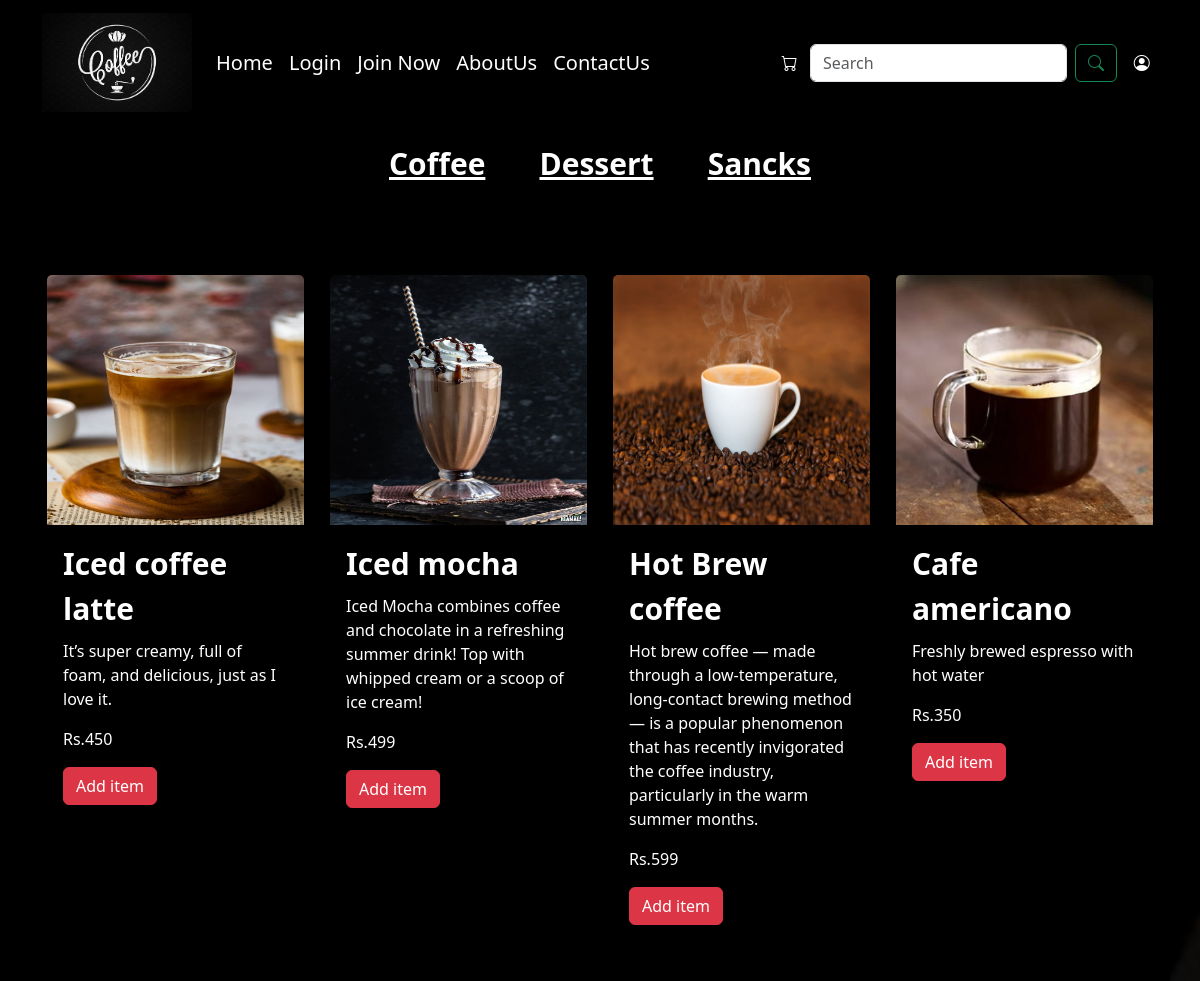
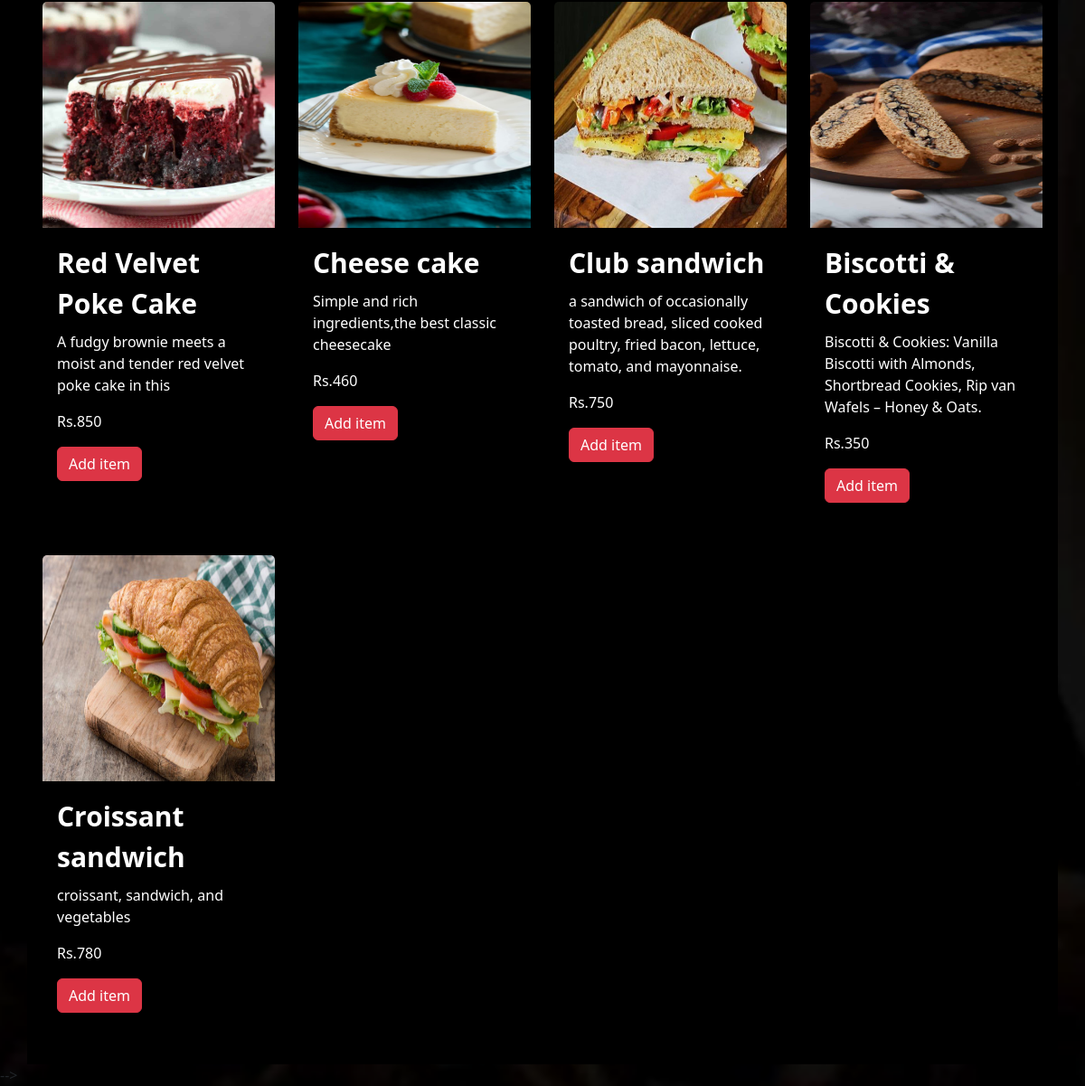
The app's page /index/ with its own data (2 pictures, top to bottom).
### coffeeapp/models.py (models this page shows)
class Coffee(models.Model):
    coffee_id = models.IntegerField(primary_key=True)
    coffee_name = models.CharField(max_length=55)
    type = (("Coffee", "Coffee"), ("Dessert", "Dessert"), ("Sancks", "Sancks"))
    category = models.CharField(max_length=100, choices=type, default="")
    desc = models.TextField(max_length=255)
    price = models.IntegerField()
    image = models.ImageField(upload_to="pics")
    objects = models.Manager()
    prod = CustomManager()

### coffeeapp/views.py (the view)
# urls.py: path("index/", views.index, name="index"),
def index(req):
    username = req.user.username
    allproducts = Coffee.objects.all()
    context = {"allproducts": allproducts, "username": username}
    return render(req, "index.html", context)

### templates/index.html (shortened to what this page needs)
{% load static %}
{% include 'header.html' %}
<div class="container">
<div class="row">
    <div class=" p-3" style="text-align: center; background-color: black;">
        <a href="{% url 'coffeelistview' %}" class="anchor text-white" style="font-size: 30PX;"><strong>Coffee</strong></a>
        <a href="{% url 'dessertlistview' %}" class="anchor text-white" style="font-size: 30PX;"><strong>Dessert</strong></a>
        <a href="{% url 'sanckslistview' %}" class="anchor text-white" style="font-size: 30PX;"><strong>Sancks</strong></a></p>
       </div>
    <div class="col-md-12 mt-4  p-3" style="background-color: black;">
        <div class="row" style="background-color: black;">
            {% for item in allproducts %}
            <div class="col-md-3 mb-4" style="background-color: black;">
                <div class="card h-100" style="background-color: black;">
                    <div class="col-12 mt-3" >
                        <img src="{{item.image.url}}" class="card-img-top" alt="{{item.coffe_name}}" width="250px" height="250px">
                    </div>
                    <div class="card-body" style="background-color: black;">
                        <p class="card-title text-white" style="font-size: 30px;"><b>{{item.coffee_name}}</b></p>
                        <p class="card-text text-white">{{item.desc}}</p>
                        <p class="card-text text-white" style="font-size: 25;"> Rs.{{item.price}}</p>
                        <div class="row">
                            <div class="col-md-6">
                                <a href="/add_to_cart/{{item.coffee_id}}" class="btn btn-danger">Add item</a>
                            </div>
                        </div>
                    </div>
                </div>
            </div>
            {% endfor %}
        </div>
    </div>
</div>
{% include 'footer.html' %}
</div> -->

### templates/header.html (shortened to what this page needs)
{% load static %}
<!doctype html>
<html lang="en">
  <head>
    <link href="https://cdn.jsdelivr.net/npm/bootstrap@5.3.2/dist/css/bootstrap.min.css" rel="stylesheet">
    <link rel="stylesheet" href="https://cdn.jsdelivr.net/npm/bootstrap-icons@1.11.2/font/bootstrap-icons.min.css">
  </head>
  <body style="background-image: url('{% static './images/back.png' %}'); background-repeat: no-repeat; background-size: 4000px;">
    <div class="container">
        <div class="row ">
            <nav class="navbar navbar-expand-lg ">
                <div class="container-fluid">
                  <a class="navbar-brand" href="#"><img src="{% static './images/logoo.png' %}" alt="coffee img" width="150px"></a>
                  <div class="collapse navbar-collapse" id="navbarSupportedContent">
                    <ul class="navbar-nav me-auto mb-lg-0">
                      <li class="nav-item">
                        <a class="nav-link active text-white" aria-current="page" href="{% url 'index' %}" style="font-size: 20px;">Home</a>
                      </li>
                      {% if user.is_authenticated %}
                      <li class="nav-item">
                        <a class="nav-link text-white" href="{% url 'userlogout' %}" style="font-size: 20px;">Logout</a>
                      </li>
                      {% else %}
                      <li class="nav-item">
                        <a class="nav-link text-white" href="{% url 'userlogin' %}" style="font-size: 20px;">Login</a>
                      </li>
                      <li class="nav-item">
                        <a class="nav-link text-white" aria-current="page" href="{% url 'register' %}" style="font-size: 20px;">Join Now</a>
                      </li>
                      {% endif %}
                      <li class="nav-item">
                        <a class="nav-link text-white" href="#" style="font-size: 20px;">AboutUs</a>
                      </li>
                      <li class="nav-item">
                        <a class="nav-link text-white" aria-current="page" href="#" style="font-size: 20px;">ContactUs</a>
                      </li>
                    </ul>
                    <a href="/cart"><i class="bi bi-cart " style="color: white;"></i></a>
                    <form method="GET"  action="{% url 'searchproduct' %}" class="d-flex" role="search">
                      <input class="form-control me-2" name='q'  value="{{query}}"    type="search" placeholder="Search" aria-label="Search">
                      <button class="btn btn-outline-success" type="submit"><i class="bi bi-search"></i></button>
                   </form>
                    {% if username %}
                    <strong class="text-white"><i class="bi bi-person-circle" style="margin-left: 40%;"></i><br>{{username}}!!!</strong>&nbsp;&nbsp;
                    {% else %}
                    <strong class="text-white"><i class="bi bi-person-circle"></i> </strong>&nbsp;&nbsp;
                    {% endif %}
                  </div>
                </div>
              </nav>
        </div>
    </div>
  </body>
</html>

### templates/footer.html (shortened to what this page needs)
</div>
  </body>
</html>

### records on screen
Coffee: image (picture), coffee_name "Iced coffee latte", desc "It’s super creamy, full of foam, and delicious, just as I love it.", price "450"
Coffee: image (picture), coffee_name "Iced mocha", desc "Iced Mocha combines coffee and chocolate in a refreshing summer drink! Top with whipped cream or a scoop of ice cream!", price "499"
Coffee: image (picture), coffee_name "Hot Brew coffee", desc "Hot brew coffee — made through a low-temperature, long-contact brewing method — is a popular phenomenon that has recently invigorated the coffee industry, particularly in the warm summer months.", price "599"
Coffee: image (picture), coffee_name "Cafe americano", desc "Freshly brewed espresso with hot water", price "350"
Coffee: image (picture), coffee_name "Red Velvet Poke Cake", desc "A fudgy brownie meets a moist and tender red velvet poke cake in this", price "850"
Coffee: image (picture), coffee_name "Cheese cake", desc "Simple and rich ingredients,the best classic cheesecake", price "460"
Coffee: image (picture), coffee_name "Club sandwich", desc "a sandwich of occasionally toasted bread, sliced cooked poultry, fried bacon, lettuce, tomato, and mayonnaise.", price "750"
Coffee: image (picture), coffee_name "Biscotti & Cookies", desc "Biscotti & Cookies: Vanilla Biscotti with Almonds, Shortbread Cookies, Rip van Wafels – Honey & Oats.", price "350"
Coffee: image (picture), coffee_name "Croissant sandwich", desc "croissant, sandwich, and vegetables", price "780"
